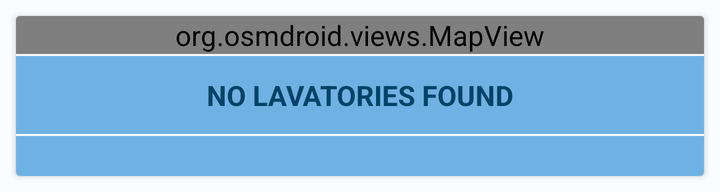
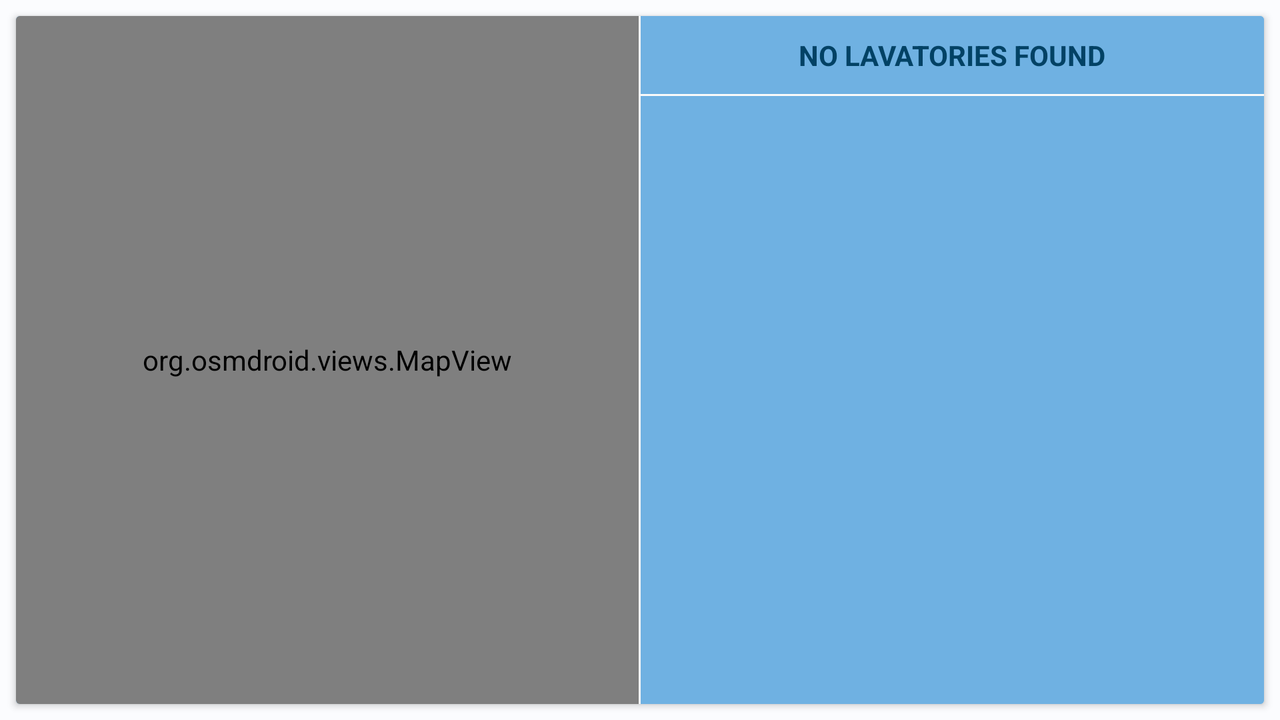

An Android layout and its configuration variant, each rendered on a device that would load it. The default file and the variant file are quoted in full after the pictures.
<!-- AndroidManifest.xml: application theme AppTheme -->
<!-- res/layout/card_lavatory.xml -->
<?xml version="1.0" encoding="utf-8"?>
<androidx.cardview.widget.CardView xmlns:android="http://schemas.android.com/apk/res/android"
    android:id="@+id/card_view"
    android:layout_width="match_parent"
    android:layout_height="wrap_content"
    android:layout_margin="@dimen/card_margin">

    <LinearLayout
        android:layout_width="match_parent"
        android:layout_height="wrap_content"
        android:orientation="vertical"
        android:background="@color/backgroundBlue">

        <org.osmdroid.views.MapView android:id="@+id/map"
            android:layout_width="match_parent"
            android:layout_height="0dp"
            android:layout_weight="1"/>

        <View
            android:layout_width="match_parent"
            android:layout_height="1dp"
            android:background="@color/white" />

        <TextView
            android:id="@+id/recycler_view_header"
            android:layout_width="match_parent"
            android:layout_height="wrap_content"
            android:layout_margin="@dimen/default_margin"
            android:gravity="center"
            android:text="@string/error_no_lavatory_found"
            android:textAllCaps="true"
            android:textColor="@color/colorPrimaryDark"
            android:textStyle="bold" />

        <View
            android:layout_width="match_parent"
            android:layout_height="1dp"
            android:background="@color/white" />

        <androidx.recyclerview.widget.RecyclerView
            android:id="@+id/recycler_view_lavatories"
            android:layout_width="match_parent"
            android:layout_weight="1"
            android:layout_height="0dp"
            android:layout_margin="@dimen/default_margin"
            android:orientation="vertical" />
    </LinearLayout>

</androidx.cardview.widget.CardView>
<!-- resources referenced by this layout -->
<resources>
  <color name="backgroundBlue">#6fb1e2</color>
  <color name="colorPrimaryDark">#024265</color>
  <color name="white">#fafafa</color>
  <dimen name="card_margin">8dp</dimen>
  <dimen name="default_margin">10dp</dimen>
  <string name="error_no_lavatory_found">No lavatories found</string>
  <style name="AppTheme" parent="Theme.Material3.DayNight">
          <item name="colorPrimary">@color/m3_primary</item>
          <item name="colorOnPrimary">@color/m3_on_primary</item>
          <item name="colorPrimaryContainer">@color/m3_primary_container</item>
          <item name="colorOnPrimaryContainer">@color/m3_on_primary_container</item>
  
          <item name="colorSecondary">@color/m3_secondary</item>
          <item name="colorOnSecondary">@color/m3_on_secondary</item>
          <item name="colorSecondaryContainer">@color/m3_secondary_container</item>
          <item name="colorOnSecondaryContainer">@color/m3_on_secondary_container</item>
  
          <item name="colorTertiary">@color/m3_tertiary</item>
          <item name="colorOnTertiary">@color/m3_on_tertiary</item>
          <item name="colorTertiaryContainer">@color/m3_tertiary_container</item>
          <item name="colorOnTertiaryContainer">@color/m3_on_tertiary_container</item>
  
          <item name="android:colorBackground">@color/m3_background</item>
          <item name="colorOnBackground">@color/m3_on_background</item>
          <item name="colorSurface">@color/m3_surface</item>
          <item name="colorOnSurface">@color/m3_on_surface</item>
          <item name="colorSurfaceVariant">@color/m3_surface_variant</item>
          <item name="colorOnSurfaceVariant">@color/m3_on_surface_variant</item>
          <item name="colorSurfaceContainer">@color/m3_surface_container</item>
          <item name="colorOutline">@color/m3_outline</item>
  
          <item name="colorError">@color/m3_error</item>
          <item name="colorOnError">@color/m3_on_error</item>
  
          
          <item name="colorAccent">@color/m3_secondary</item>
      </style>
  <color name="m3_primary">#024265</color>
  <color name="m3_on_primary">#FFFFFF</color>
  <color name="m3_primary_container">#C9E6FF</color>
  <color name="m3_on_primary_container">#001E30</color>
  <color name="m3_secondary">#0274B2</color>
  <color name="m3_on_secondary">#FFFFFF</color>
  <color name="m3_secondary_container">#CDE5FF</color>
  <color name="m3_on_secondary_container">#001D33</color>
  <color name="m3_tertiary">#48607B</color>
  <color name="m3_on_tertiary">#FFFFFF</color>
  <color name="m3_tertiary_container">#CFE5FF</color>
  <color name="m3_on_tertiary_container">#001D33</color>
  <color name="m3_background">#FBFCFE</color>
  <color name="m3_on_background">#1A1C1E</color>
  <color name="m3_surface">#FBFCFE</color>
  <color name="m3_on_surface">#1A1C1E</color>
  <color name="m3_surface_variant">#DDE3EA</color>
  <color name="m3_on_surface_variant">#41474D</color>
  <color name="m3_surface_container">#EDF1F7</color>
  <color name="m3_outline">#71787E</color>
  <color name="m3_error">#BA1A1A</color>
  <color name="m3_on_error">#FFFFFF</color>
</resources>
<!-- res/layout-land/card_lavatory.xml (the repository's variant of the layout above) -->
<!-- drawn on the phone turned sideways -->
<?xml version="1.0" encoding="utf-8"?>
<androidx.cardview.widget.CardView xmlns:android="http://schemas.android.com/apk/res/android"
    android:id="@+id/card_view"
    android:layout_width="match_parent"
    android:layout_height="wrap_content"
    android:layout_margin="@dimen/card_margin">

    <LinearLayout
        android:layout_width="match_parent"
        android:layout_height="wrap_content"
        android:orientation="horizontal"
        android:background="@color/backgroundBlue">

        <org.osmdroid.views.MapView android:id="@+id/map"
            android:layout_width="0dp"
            android:layout_height="match_parent"
            android:layout_weight="1"/>

        <View
            android:layout_width="1dp"
            android:layout_height="match_parent"
            android:background="@color/white" />

    <LinearLayout
        android:layout_width="0dp"
        android:layout_height="match_parent"
        android:layout_weight="1"
        android:background="@color/backgroundBlue"
        android:orientation="vertical">

        <TextView
            android:id="@+id/recycler_view_header"
            android:layout_width="match_parent"
            android:layout_height="wrap_content"
            android:layout_margin="@dimen/default_margin"
            android:gravity="center"
            android:text="@string/error_no_lavatory_found"
            android:textAllCaps="true"
            android:textColor="@color/colorPrimaryDark"
            android:textStyle="bold" />

        <View
            android:layout_width="match_parent"
            android:layout_height="1dp"
            android:background="@color/white" />

        <androidx.recyclerview.widget.RecyclerView
            android:id="@+id/recycler_view_lavatories"
            android:layout_width="match_parent"
            android:layout_height="wrap_content"
            android:layout_margin="@dimen/default_margin"
            android:orientation="vertical" />
    </LinearLayout>
    </LinearLayout>

</androidx.cardview.widget.CardView>
